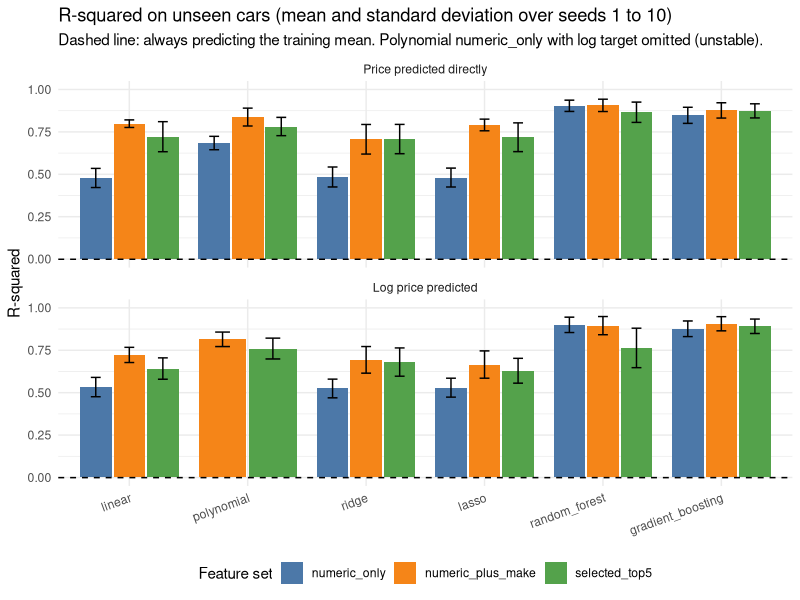
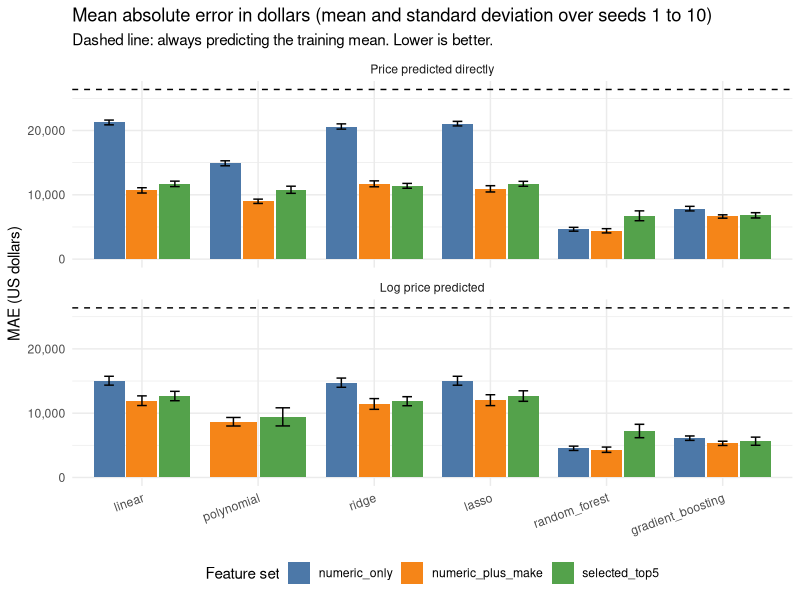
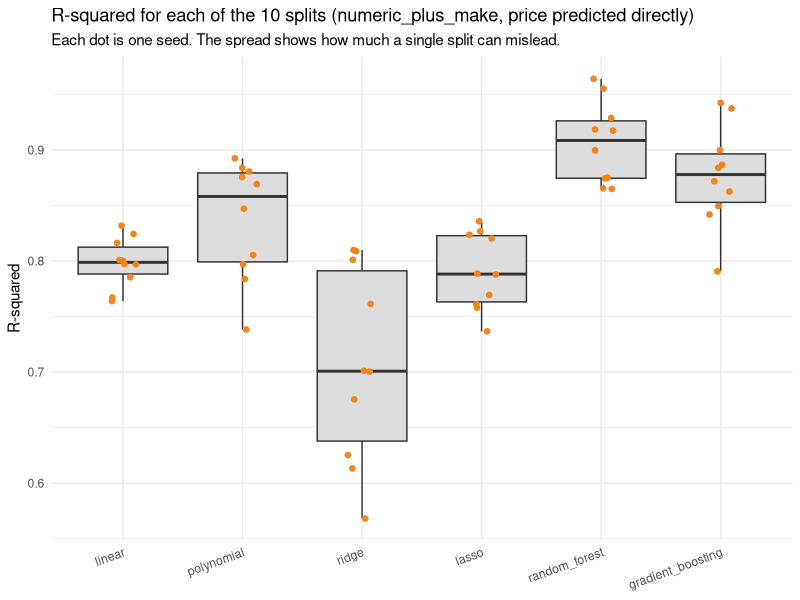

Here is the R script that generated these plots, in order:
library(ggplot2)

light_theme <- theme_minimal() + theme(
  plot.background = element_rect(fill = "white", colour = NA),
  panel.background = element_rect(fill = "white", colour = NA),
  legend.position = "bottom"
)

feature_set_colours <- c(numeric_only = "#4C78A8", numeric_plus_make = "#F58518", selected_top5 = "#54A24B")
model_order <- c("linear", "polynomial", "ridge", "lasso", "random_forest", "gradient_boosting")

summary_table <- read.csv(file.path("revised", "results", "main_metrics_summary.csv"))
by_seed_table <- read.csv(file.path("revised", "results", "main_metrics_by_seed.csv"))

baseline_table <- summary_table[summary_table$feature_set == "none", ]
model_table <- summary_table[summary_table$feature_set != "none", ]
model_table$model <- factor(model_table$model, levels = model_order)
unstable_row <- model_table$model == "polynomial" & model_table$feature_set == "numeric_only" & model_table$target_scale == "log"
model_table <- model_table[!unstable_row, ]
model_table$target_scale <- factor(model_table$target_scale, levels = c("dollars", "log"), labels = c("Price predicted directly", "Log price predicted"))

mean_baseline <- baseline_table[baseline_table$model == "mean_baseline", ]

r_squared_plot <- ggplot(model_table, aes(model, R2_mean, fill = feature_set)) +
  geom_col(position = position_dodge(width = 0.85), width = 0.8) +
  geom_errorbar(aes(ymin = R2_mean - R2_sd, ymax = pmin(R2_mean + R2_sd, 1)), position = position_dodge(width = 0.85), width = 0.25) +
  geom_hline(yintercept = mean_baseline$R2_mean, linetype = "dashed") +
  facet_wrap(~ target_scale, ncol = 1) +
  scale_fill_manual(values = feature_set_colours, name = "Feature set") +
  coord_cartesian(ylim = c(0, 1)) +
  labs(title = "R-squared on unseen cars (mean and standard deviation over seeds 1 to 10)",
       subtitle = "Dashed line: always predicting the training mean. Polynomial numeric_only with log target omitted (unstable).",
       x = NULL, y = "R-squared") +
  light_theme + theme(axis.text.x = element_text(angle = 20, hjust = 1))
ggsave(file.path("revised", "figures", "metrics_r_squared.png"), r_squared_plot, width = 9, height = 8, dpi = 150, bg = "white")

mae_plot <- ggplot(model_table, aes(model, MAE_mean, fill = feature_set)) +
  geom_col(position = position_dodge(width = 0.85), width = 0.8) +
  geom_errorbar(aes(ymin = pmax(MAE_mean - MAE_sd, 0), ymax = MAE_mean + MAE_sd), position = position_dodge(width = 0.85), width = 0.25) +
  geom_hline(yintercept = mean_baseline$MAE_mean, linetype = "dashed") +
  facet_wrap(~ target_scale, ncol = 1) +
  scale_fill_manual(values = feature_set_colours, name = "Feature set") +
  scale_y_continuous(labels = function(value) format(value, big.mark = ",")) +
  labs(title = "Mean absolute error in dollars (mean and standard deviation over seeds 1 to 10)",
       subtitle = "Dashed line: always predicting the training mean. Lower is better.",
       x = NULL, y = "MAE (US dollars)") +
  light_theme + theme(axis.text.x = element_text(angle = 20, hjust = 1))
ggsave(file.path("revised", "figures", "metrics_mae.png"), mae_plot, width = 9, height = 8, dpi = 150, bg = "white")

seed_table <- by_seed_table[by_seed_table$target_scale == "dollars" & by_seed_table$feature_set == "numeric_plus_make", ]
seed_table$model <- factor(seed_table$model, levels = model_order)
seed_plot <- ggplot(seed_table, aes(model, R2)) +
  geom_boxplot(outlier.shape = NA, fill = "#DDDDDD") +
  geom_jitter(width = 0.12, height = 0, size = 1.6, colour = "#F58518") +
  labs(title = "R-squared for each of the 10 splits (numeric_plus_make, price predicted directly)",
       subtitle = "Each dot is one seed. The spread shows how much a single split can mislead.",
       x = NULL, y = "R-squared") +
  light_theme + theme(axis.text.x = element_text(angle = 20, hjust = 1))
ggsave(file.path("revised", "figures", "metrics_r_squared_by_seed.png"), seed_plot, width = 9, height = 5, dpi = 150, bg = "white")
cat("✓ wrote metric comparison figures\n")
